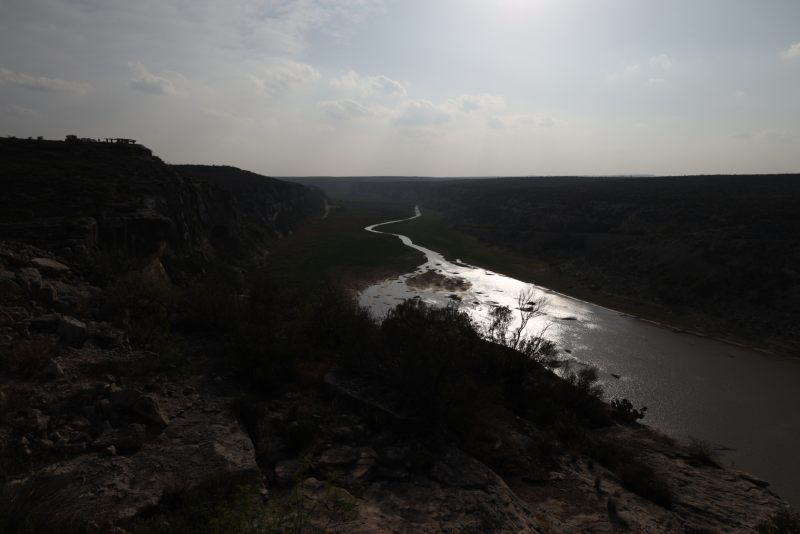
#> input picture pecos-river1.jpg, 1600 x 1067 px, found by its file name (shown at 1/2 size)
$ jupyter execute 1_hasan.ipynb   (shell and % lines are left out)
#> lines starting #> are read from the running program, lines starting #| are printed output that depends on the picture
# Final Project: Debevec-Malik Method

By: Oroni Hasan

Email: o3hasan@uwaterloo.ca

## Abstract
The range of luminance on a screen is 100 times smaller than the range of luminance we perceive with our eyes, so obtaining the desired high dynamic range tends to be difficult when taking pictures. Pictures may often come out overexposed or underexposed since photographic sensors have a hard time picking up the much greater range of luminance in the natural world. The Debevec-Mailk method offers a solution that combines these photos taken at different exposure levels to create an aggregated, well-exposed photograph with a higher dynamic range compared to any of the bracketed photos individually.

The method first involves estimating a radiometric response function $f$, which denotes the monotonic relationship between the brightness in the environment and the brightness in the image. It can help us find the unknown irradiance at each pixel, $E_i$, of each bracketed image $j$. The measured exposure value at each pixel is thus $z_{ij} = f(E_it_j)$ where $t_j$ is the known exposure time of image $j$. The log of the inverse of this expression, $g(z_{ij}) = \log(f^{-1}(z_{ij})) = \log(E_i) + \log(t_j)$, is the curve we are estimating to find the log exposure values corresponding to pixel values of each image. Once the response function $g$ is found, it can be used to find the radiance values of the bracketed images, which are merged to form a radiance map of the final HDR image. While not part of the Debevec-Malik method, the last step is tone-mapping, which involves using a global transfer curve to compress the high dynamic range in the radiance map into the low dynamic range displayable gamut, resulting in our final HDR image.

## Code Libraries

[cell 1]
import numpy as np # for vector operations
import matplotlib
import matplotlib.image as image # for importing photos
import matplotlib.pyplot as plt # for plotting images and response curves
import cv2 # will be useful for tone mapping

## Estimating Radiometric Response Function

As mentioned in the introduction, we will find the set of curves $g(z_{ij})$; we want to find the set of values of $g$ and $\log(E_i)$ that will minimize the least-squares problem:

$E = \sum_{i=1}^N\sum_{j=1}^Pw(z_{ij})[g(z_{ij}) - \log E_i - \log t_j]^2 + \lambda \sum_{z= z_{min}}^{z_{max}}[w(z)g''(z)]^2$ where $i$ iterates over $N$ pixel locations and $j$ iterates over $P$ photographs. The second term of this problem is a smoothness term where $g''(z) = g(z-1)-2g(z)+g(z+1)$. Additionally, since $g$ will emphasize extreme pixel values, $w$ is a weight function to create a more even distribution by emphasizing the middle of the curve, defined as
$w(z) = \begin{equation}
    \begin{cases}
      z - z_{min}, \text{ for } z \leq \frac{1}{2}(z_{min}+z_{max})\\
      z_{max} - z, \text{ for } z > \frac{1}{2}(z_{min}+z_{max})
    \end{cases}
\end{equation}$

[cell 2]
# The following comments and algorithm are based on the MATLAB code provided by Debevec and Malik

# Given a set of pixel values observed for several pixels in several
# images with different exposure times, this function returns the
# imaging system’s response function g as well as the log film irradiance
# values for the observed pixels.

# Assumes:
# Zmin = 0
# Zmax = 255

# Arguments:
# Z(i,j) is the pixel values of pixel location number i in image j
# B(j) is the log exposure time for image j
# l is lamdba, the constant that determines the amount of smoothness
# w(z) is the weighting function value for pixel value z

# Returns:
# g(z) is the log exposure corresponding to pixel value z
# lE(i) is the log film irradiance at pixel location i

def response(Z, B, l, w):
    n = 256;
    num_pixels = Z.shape[0]
    num_images = Z.shape[1]
    k = num_pixels*num_images
    A = np.zeros((k+n+1, num_pixels+n), dtype=np.float32);
    b = np.zeros((A.shape[0],1), dtype=np.float32);

    # Include the data−fitting equations
    z = Z.flatten()
    B = np.repeat(B, num_pixels)
    i_indices = np.tile(np.arange(num_pixels), num_images)
    row_indices = np.arange(num_pixels * num_images)

    A[row_indices, z] = w[z]
    A[row_indices, n + i_indices] = -w[z]
    b[row_indices, 0] = w[z] * B

    # Fix the curve by setting its middle value to 0
    A[k, 128] = 1
    k+=1

    # Include the smoothness equations
    for i in range(n-2):
        A[k, i] = l*w[i+1]
        A[k, i+1] = -2*l*w[i+1]
        A[k, i+2] = l*w[i+1]
        k += 1

    # Solve the system using SVD
    x = np.linalg.lstsq(A, b, rcond=None)[0]
    g = x[:n]
    lE = x[n:]

    return g, lE

## Radiance Map

Once $g$ is found, the second step is to merge the bracketed images to form a composite radiance map. We can rearrange the expression for $g$ so that $\log E_i = g(z_{ij}) - \log t_j$. To obtain a high dynamic range and reduce noise in the final computed radiance of a pixel, we combine all exposure levels of a particular pixel across all the images, again using the weight function $w$ to emphasize the middle of the curve.
$$
\log E_i=\frac{\sum_{j=1}^P w\left(z_{i j}\right)\left(g\left(z_{i j}\right)-\log t_j\right)}{\sum_{j=1}^P w\left(z_{i j}\right)}
$$

[cell 3]
def radiance_map(images, B, g, w, channel):
    height, width = images[0].shape[:2]
    num_images = len(images)
    num = np.zeros((height, width), dtype=np.float32)
    denom = np.zeros((height, width), dtype=np.float32)

    for j in range(num_images):
        z = images[j][:,:,channel]
        num += w[z]*(g[z].squeeze()-B[j])
        denom += w[z]

    ln_E = np.divide(num, denom, where=denom!=0)

    return ln_E

## Visualizing the Response Curves and Radiance Maps

This is the set of bracketed images we will be using and testing with, taken from EasyHDR

[cell 4]
# images and exposures obtained from https://www.easyhdr.com/examples/pecos-river/

underexposed = image.imread('1-hasan/pecos-river1.jpg')
#> underexposed is the input picture: shape (1067, 1600, 3); mean R, G, B 72.9, 72.4, 71.4
overexposed = image.imread('1-hasan/pecos-river3.jpg')
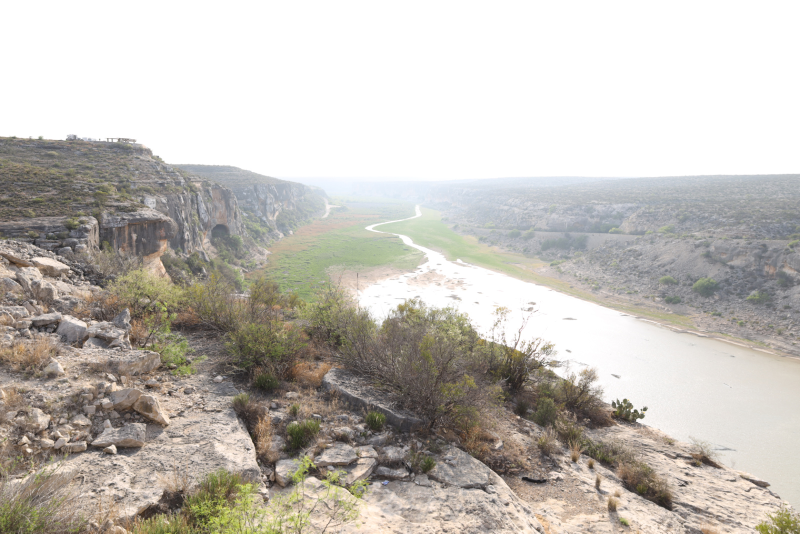
#> input picture pecos-river3.jpg, 1600 x 1067 px, found by its file name (shown at 1/2 size)
#> overexposed is the input picture: shape (1067, 1600, 3); mean R, G, B 193.9, 189.4, 182.9
zero_ev = image.imread('1-hasan/pecos-river2.jpg')
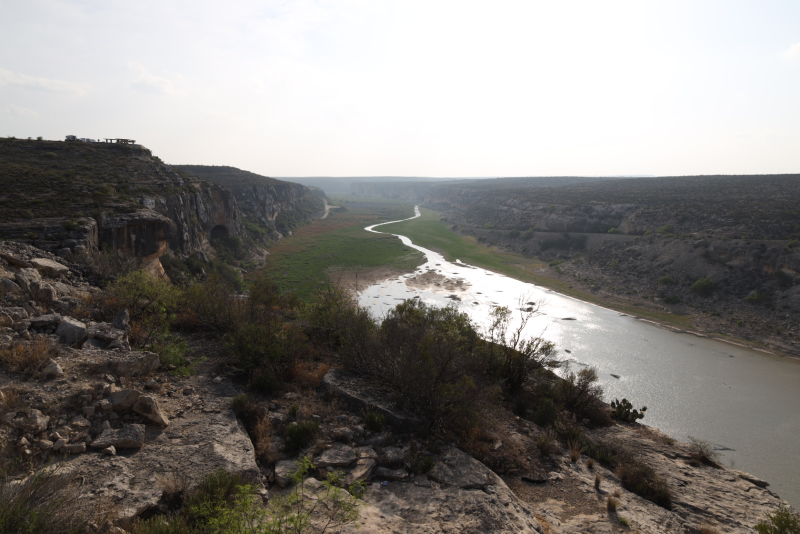
#> input picture pecos-river2.jpg, 1600 x 1067 px, found by its file name (shown at 1/2 size)
#> zero_ev is the input picture: shape (1067, 1600, 3); mean R, G, B 131.2, 128.1, 124.5
hdr = image.imread('1-hasan/pecos-river.jpg')
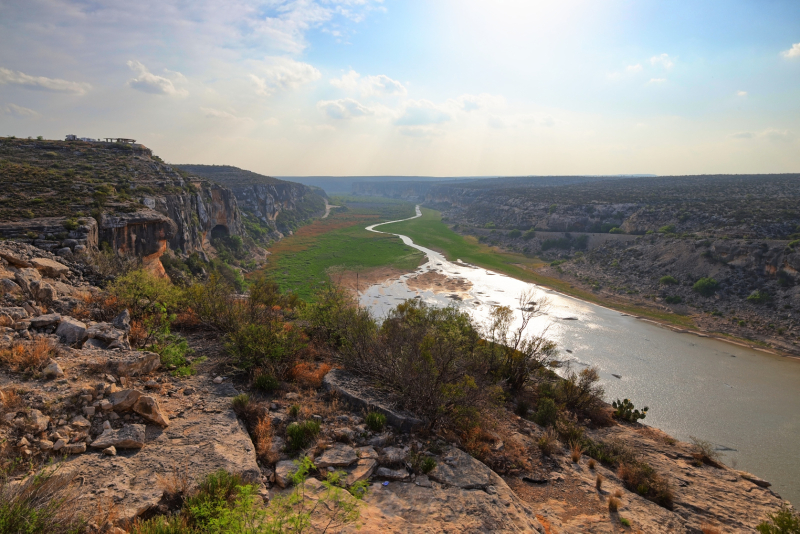
#> input picture pecos-river.jpg, 1600 x 1067 px, found by its file name (shown at 1/2 size)
#> hdr is the input picture: shape (1067, 1600, 3); mean R, G, B 130.1, 124.8, 117.1

plt.figure(figsize=(10, 8))

plt.subplot(2, 2, 1)
plt.imshow(underexposed)
plt.title("Underexposed (-2 EV)")
plt.axis('off')

plt.subplot(2, 2, 2)
plt.imshow(overexposed)
plt.title("Overexposed (+2 EV)")
plt.axis('off')

plt.subplot(2, 2, 3)
plt.imshow(zero_ev)
plt.title("0 EV")
plt.axis('off')

plt.subplot(2, 2, 4)
plt.imshow(hdr)
plt.title("HDR (Target)")
plt.axis('off')

plt.tight_layout()
plt.show()

[cell 5]

images = np.array([underexposed, zero_ev, overexposed])
EVs = np.array([-2, 0, 2])
ISO = 100
f = 16
exposures = f**2 / (2.0**(-EVs) * ISO)
B = np.log(exposures, where=exposures>0).astype(np.float32).flatten()
l = 1000 # low smoothness constant will lead to more erratic looking images, and super squiggly response curves
weights = np.array([z if z <= 255/2 else 255-z for z in range(256)])

# random sample pixel locations to increase efficiency & not all pixels in the image are needed, sampling a random subset tends to be sufficient enough to estimate the response curve
num_samples = 50
height, width, _ = images[0].shape
#> height = 1067; width = 1600
np.random.seed(42)
sampled_coords = [(np.random.randint(0, height), np.random.randint(0, width)) for _ in range(num_samples)]

Z_red = np.zeros((num_samples, len(images)), dtype=np.uint8)
#> Z_red = 50 rows, first 8: [0, 0, 0], [0, 0, 0], [0, 0, 0], [0, 0, 0], [0, 0, 0], [0, 0, 0], [0, 0, 0], [0, 0, 0]
Z_green = np.zeros_like(Z_red)
Z_blue = np.zeros_like(Z_red)

for j, img in enumerate(images):
    for i, (y, x) in enumerate(sampled_coords):
        Z_blue[i, j] = img[y, x, 0]
        Z_green[i, j] = img[y, x, 1]
        Z_red[i, j] = img[y, x, 2]
#> this loop made 3 passes
#> after the loop, Z_blue = 50 rows, first 8: [23, 87, 190], [13, 48, 128], [16, 52, 148], [159, 247, 255], [172, 251, 255], [19, 58, 194], [19, 36, 214], [19, 69, 199]; Z_green = 50 rows, first 8: [18, 69, 164], [12, 40, 111], [16, 57, 155], [159, 243, 255], [181, 252, 255], [18, 51, 176], [14, 29, 193], [14, 53, 183]; Z_red = 50 rows, first 8: [15, 59, 147], [10, 37, 93], [16, 60, 161], [151, 240, 255], [188, 255, 255], [16, 45, 172], [11, 19, 172], [10, 40, 168]

g_red, _ = response(Z_red, B, l, weights)
#> in response, `z = Z.flatten()`: z = 150 values, max 255 at index 11, min 5 at index 111, mean 99.74
#> in response, `A[row_indices, n + i_indices] = -w[z]`: A: shape (407, 306) float32; min -127, max 127, mean 0
#> in response, `A[k, 128] = 1`: A: shape (407, 306) float32; min -127, max 127, mean 0
#> after the loop in response, `for i in range(n-2):`:
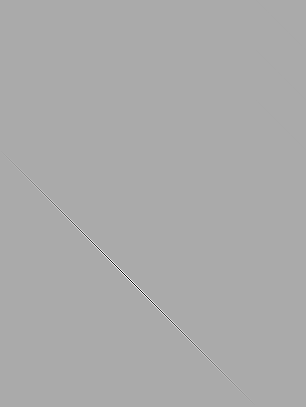
#> A: shape (407, 306) float32; min -254000, max 127000, mean 0; drawn with min black and max white
#> in response, `x = np.linalg.lstsq(A, b, rcond=None)[0]`: x = 306 values, max 0.455 at index 257, min -2.28 at index 302, mean -0.193
#> in response, `g = x[:n]`: g = 256 values, max 0.056 at index 62, min -0.226 at index 255, mean -0.0289
#> in response, `lE = x[n:]`: lE = 50 values, max 0.455 at index 1, min -2.28 at index 46, mean -1.04
#> g_red has the same summary as g in response
g_green, _ = response(Z_green, B, l, weights)
#> call 2 of response, with Z = array of shape (50, 3), B = array of shape (3,), l = 1000, w = array of shape (256,)
#> in response (call 2), `z = Z.flatten()`: z = 150 values, max 255 at index 11, min 5 at index 111, mean 104.6
#> in response (call 2), `A[row_indices, n + i_indices] = -w[z]`: A: shape (407, 306) float32; min -127, max 127, mean 0
#> in response (call 2), `A[k, 128] = 1`: A: shape (407, 306) float32; min -127, max 127, mean 0
#> after the loop in response (call 2), `for i in range(n-2):`:
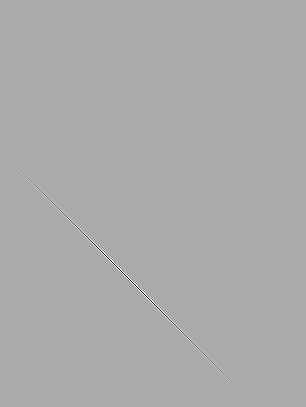
#> A: shape (407, 306) float32; min -254000, max 127000, mean 0; drawn with min black and max white
#> in response (call 2), `x = np.linalg.lstsq(A, b, rcond=None)[0]`: x = 306 values, max 0.394 at index 276, min -2.26 at index 283, mean -0.214
#> in response (call 2), `g = x[:n]`: g = 256 values, max 0.000467 at index 143, min -0.146 at index 255, mean -0.0462
#> in response (call 2), `lE = x[n:]`: lE = 50 values, max 0.394 at index 20, min -2.26 at index 27, mean -1.07
#> g_green has the same summary as g in response
g_blue, _ = response(Z_blue, B, l, weights)
#> call 3 of response, with Z = array of shape (50, 3), B = array of shape (3,), l = 1000, w = array of shape (256,)
#> in response (call 3), `z = Z.flatten()`: z = 150 values, max 255 at index 11, min 5 at index 111, mean 108.4
#> in response (call 3), `A[row_indices, n + i_indices] = -w[z]`: A: shape (407, 306) float32; min -127, max 127, mean 0
#> in response (call 3), `A[k, 128] = 1`: A: shape (407, 306) float32; min -127, max 127, mean 0
#> after the loop in response (call 3), `for i in range(n-2):`:
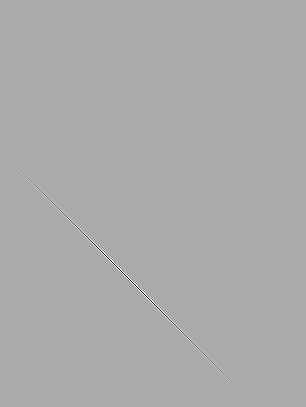
#> A: shape (407, 306) float32; min -254000, max 127000, mean 0; drawn with min black and max white
#> in response (call 3), `x = np.linalg.lstsq(A, b, rcond=None)[0]`: x = 306 values, max 0.396 at index 257, min -2.27 at index 283, mean -0.201
#> in response (call 3), `g = x[:n]`: g = 256 values, max 0.0238 at index 180, min -0.168 at index 0, mean -0.0321
#> in response (call 3), `lE = x[n:]`: lE = 50 values, max 0.396 at index 1, min -2.27 at index 27, mean -1.07
#> g_blue has the same summary as g in response

# plotting out response curves
plt.figure(figsize=(8,8))
plt.plot(g_red,range(256), 'rx')
plt.plot(g_green,range(256), 'gx')
plt.plot(g_blue,range(256), 'bx')
plt.ylabel('pixel value Z')
plt.xlabel('log exposure X')
plt.show()
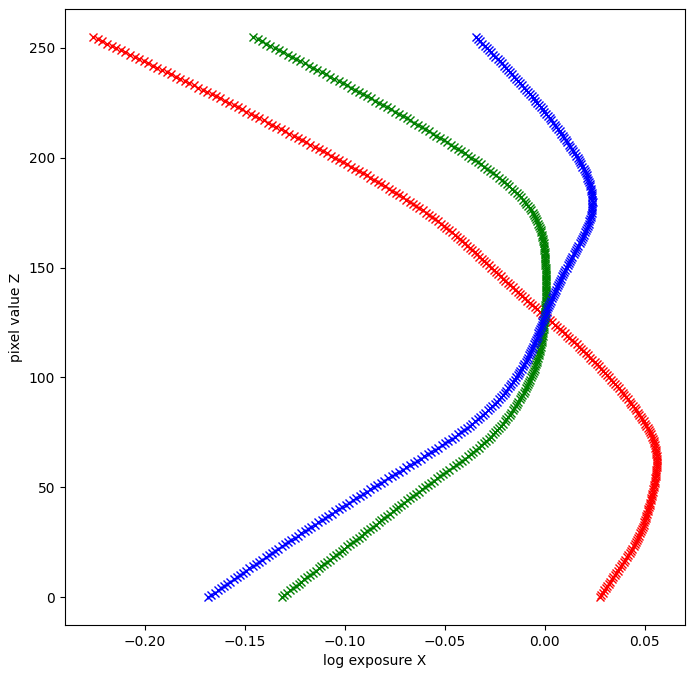
#> figure drawn by matplotlib, 1 panel

More lower pixel values in the blue and green channels are being compressed compared to the red channel, so we may see less details in darker regions of the image. Details in brigher regions like the sky/river could also be lost as the red channel saturates early.

[cell 6]
rad_map_r = np.exp(radiance_map(images, B, g_red, weights, 2))
#> in radiance_map, `num_images = len(images)`: num_images = 3
rad_map_g = np.exp(radiance_map(images, B, g_green, weights, 1))
#> call 2 of radiance_map, with images = array of shape (3, 1067, 1600, 3), B = array of shape (3,), g = array of shape (256, 1), w = array of shape (256,), channel = 1
#> after the loop in radiance_map (call 2), `for j in range(num_images):`:
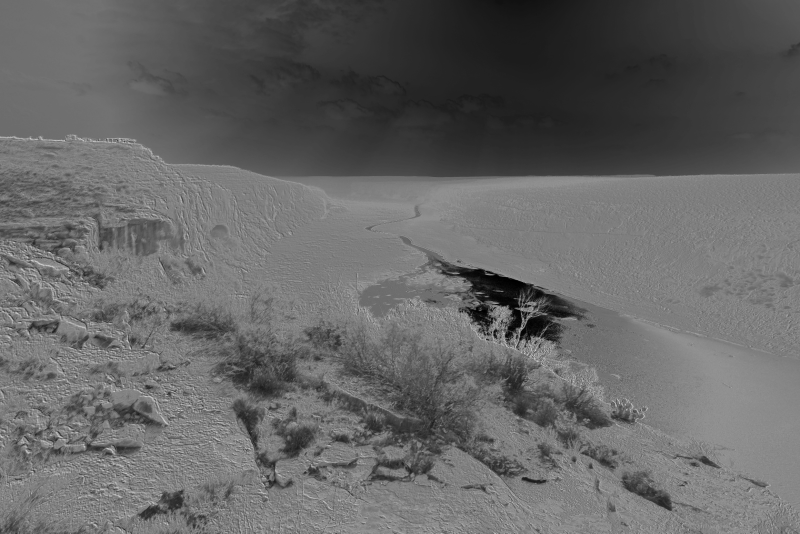
#> denom: shape (1067, 1600) float32 (shown at 1/2 size); min 0, max 344, mean 137.4; drawn with min black and max white
rad_map_b = np.exp(radiance_map(images, B, g_blue, weights, 0))
#> call 3 of radiance_map, with images = array of shape (3, 1067, 1600, 3), B = array of shape (3,), g = array of shape (256, 1), w = array of shape (256,), channel = 0
#> after the loop in radiance_map (call 3), `for j in range(num_images):`:
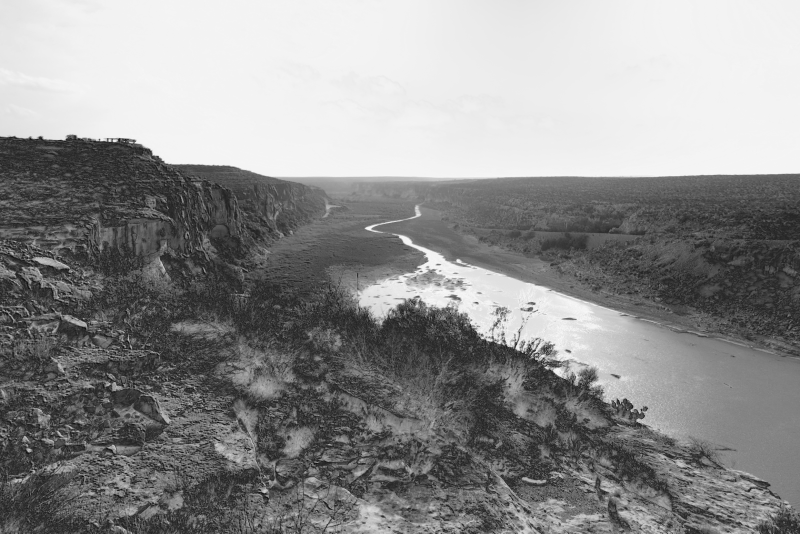
#> num: shape (1067, 1600) float32 (shown at 1/2 size); min -404.1, max 55.31, mean -146.3; drawn with min black and max white

rad_map = np.dstack((rad_map_b, rad_map_g, rad_map_r))

plt.imshow(rad_map)
plt.title("HDR Image (no tone mapping)")
plt.axis('off')
plt.show()

[cell 7]
plt.subplot(221)
plt.imshow(radiance_map(images, B, g_blue, weights, 2), cmap='jet')
#> the loop in radiance_map (call 4), `for j in range(num_images):` made 3 passes
#> pass 3, in radiance_map (call 4), `z = images[j][:,:,channel]`:
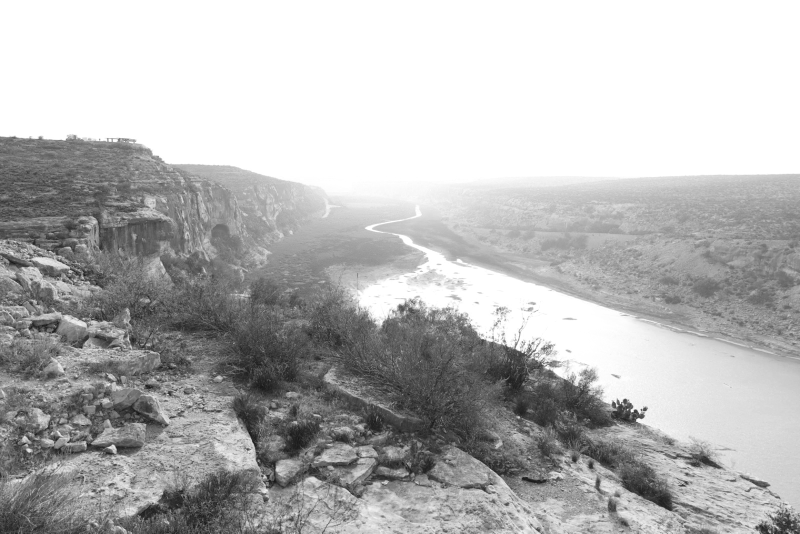
#> z: shape (1067, 1600) (shown at 1/2 size); min 14, max 255, mean 182.9
plt.title("Blue Channel")
plt.subplot(222)
plt.imshow(radiance_map(images, B, g_green, weights, 2), cmap='jet')
plt.title("Green Channel")
plt.colorbar()
plt.subplot(223)
plt.imshow(radiance_map(images, B, g_red, weights, 2), cmap='jet')
plt.title("Red Channel")
plt.subplot(224)
plt.imshow(rad_map, cmap='jet')
plt.title("All Channels")
plt.show()

## Tone-mapping

The next step after finding the radiance map is to be able to display the HDR image onto the screen which tends to have a lower dynamic range. There are many algorithms for tone-mapping but I will be focusing on bilateral filtering by Durand (2002) as it is one of the popular techniques that ensures edge preservation (e.g. no halos, sharp edges) while still blurring noise. The output of bilateral filtering involves each pixel being the weighted average of nearby pixels. For each pixel $s$, we have that $J_s = \frac{1}{k(s)}\sum_{p \in N}f(p-s)g(I_p-I_s)I_p$ where $f$ is a spatial kernel that determines the weighting of pixels based on their distance from $s$, $I$ is the intensity of the pixel, and $k$ is a normalization term, $k(s)= \sum_{p \in N}f(p-s)g(I_p-I_s)$. Thankfully there is already a function in cv2 that implements this.

Global tone mapping like Reinhard applies the same curve to every pixel in the image, which can result in a loss of detail or creating a flat-looking image:

[cell 8]
def reinhard(im):
    return im / (1.0 + im)

[cell 9]
reinhard_im = reinhard(rad_map)
plt.figure(figsize=(5, 5))
plt.imshow(reinhard_im)
plt.title("Reinhard Tone Mapping")
plt.axis('off')
plt.show()

A local tone mapping technique like bilateral filtering tends to preserve more details as it adjusts luminance locally to each pixel based on nearby pixels. In the following, we split up the image into its chrominance channels which results in retaining luminance without changing colours. We use bilateral filtering to split the image into the "base" and "details" so that the details of the image are preserved while using the base layer to compress the dynamic range.

[cell 10]
import cv2
import numpy as np
import matplotlib.pyplot as plt

# following pages 488-489 in section 10.2 of Szeliski

def tone_map(hdr_image, gamma=0.5, dR=4.0): # higher dR leads to greater contrast in image, more areas are darkened

#> called with gamma = 0.5, dR = 4
    R = hdr_image[:, :, 0]
    G = hdr_image[:, :, 1]
    B = hdr_image[:, :, 2]

    #intensity = (R + G + B)/3
    intensity = 0.2126*R + 0.7152*G + 0.0722*B # https://en.wikipedia.org/wiki/Relative_luminance

    # computing chrominance channels
    r = R / intensity
    g = G / intensity
    b = B / intensity

    L = np.log(intensity) # log luminance image

    base = cv2.bilateralFilter(L, 5, 10, 20) # passed through bilateral filter to produce base layer

    detail = L - base # high pass detail layer

    scale = np.log(dR) / (np.max(base) - np.min(base)) # base layers contrast reduced by scaling to desired log-luminance range
#> scale = 0.549
    base_toned = (base - np.max(base)) * scale

    new_L = base_toned + detail # add detail layer to produce new log luminance

    new_intensity = 2 ** new_L

    new_R = new_intensity * r
    new_G = new_intensity * g
    new_B = new_intensity * b

    img = np.stack([new_R, new_G, new_B], axis=2)
    img_gamma = img ** (1 / gamma) # image is brighter for bigger gamma

    return img_gamma
